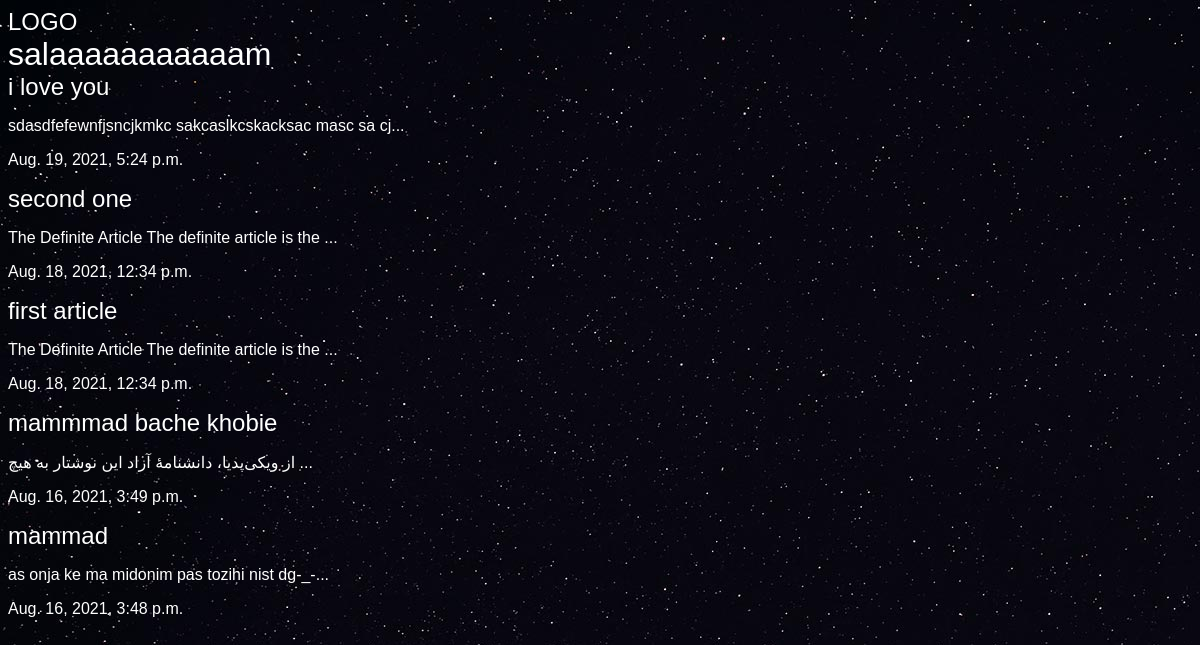
The app's page /articles/ with its own data.
### articles/models.py (models this page shows, shortened)
class Article(models.Model):
    title = models.CharField(max_length = 100)
    body = models.TextField()
    slug = models.SlugField()
    date = models.DateTimeField(auto_now_add = True)
    image = models.ImageField(default='default.jpg',blank=True)
    def snippet (self) :
        return self.body[0:50] + '...'

### articles/views.py (the view)
# urls.py: path('', views.articles_list, name='articles_home'),
def articles_list(request) :
    articles = models.Article.objects.all().order_by('-date')
    args = {'articles':articles}
    return render (request, 'articles/articles_list.html', args)

### articles/templates/articles/articles_list.html (shortened to what this page needs)
{% extends 'base.html' %}
{% load static %}
{%block importStatic%}
"{% static 'styles.css' %}"
{%endblock%}
{%block content%}
<h1>salaaaaaaaaaaam</h1>
{% for article in articles %}
<h2><a href="{% url 'details' slug=article.slug %}">{{article.title}}</a></h2>
<p>{{article.snippet}}</p>
<p>{{article.date}}</p>
{% endfor %}
{%endblock%}

### templates/base.html (shortened to what this page needs)
{% load static %}
<!DOCTYPE html>
<html lang="en" dir="ltr">
  <head>
    <link rel="stylesheet" href=
        {%block importStatic%}{%endblock%}
        >
  </head>
  <body>
    <h2><a href="{% url 'about' %}">LOGO</a></h2>
      {%block content%}
      {%endblock%}
      </body>
</html>

### assets/styles.css (style rules this page uses)
body { background-color: #0f121f; background-image: url(stars.jpg); background-repeat-y:no-repeat; background-attachment: fixed; color:#fff; }
body * { font-family:arial; }
h1,h2,h3,h4,h5 { font-weight:normal; margin:0; }
a,a:hover,a:visited { color:#fff; text-decoration:none; }

### records on screen
Article: title "i love you", snippet "sdasdfefewnfjsncjkmkc sakcaslkcskacksac masc sa cj...", date "Aug. 19, 2021, 5:24 p.m."
Article: title "second one", snippet "The Definite Article The definite article is the ...", date "Aug. 18, 2021, 12:34 p.m."
Article: title "first article", snippet "The Definite Article The definite article is the ...", date "Aug. 18, 2021, 12:34 p.m."
Article: title "mammmad bache khobie", snippet "از ویکی‌پدیا، دانشنامهٔ آزاد این نوشتار به هیچ ...", date "Aug. 16, 2021, 3:49 p.m."
Article: title "mammad", snippet "as onja ke ma midonim pas tozihi nist dg-_-...", date "Aug. 16, 2021, 3:48 p.m."
